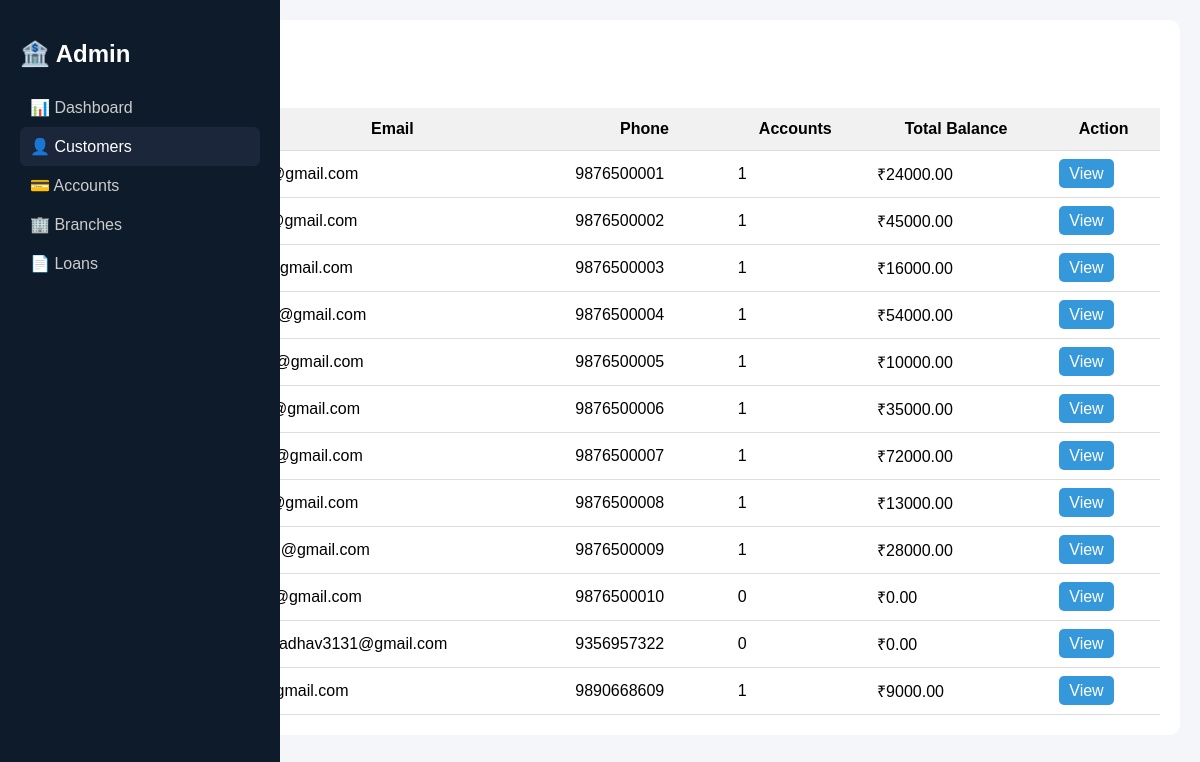
Screenshot of /mybank/customers.php with the database file from the repository.
### tables this page shows
CREATE TABLE `customers` (
  `customer_id` int(11) NOT NULL,
  `full_name` varchar(100) NOT NULL,
  `email` varchar(100) NOT NULL,
  `phone` varchar(15) NOT NULL,
  `created_at` timestamp NOT NULL DEFAULT current_timestamp(),
  `address` varchar(255) DEFAULT NULL,
  `dob` date DEFAULT NULL
);

### mybank/customers.php (the view, shortened to what this page needs)
<?php
$conn = new mysqli("localhost", "root", "", "mybank");
$sql = "SELECT
            c.customer_id,
            c.full_name,
            c.email,
            c.phone,
            COUNT(a.account_id) AS total_accounts,
            IFNULL(SUM(a.balance),0) AS total_balance
        FROM customers c
        LEFT JOIN accounts a ON c.customer_id = a.customer_id
        GROUP BY c.customer_id";
$result = $conn->query($sql);
?>
<!DOCTYPE html>
<html>
<head>
</head>
<body>
<div class="container">
<div class="sidebar">
    <h2>🏦 Admin</h2>
    <a href="admin_dashboard.php" >📊 Dashboard</a>
    <a href="customers.php" class="active">👤 Customers</a>
    <a href="accounts.php">💳 Accounts</a>
    <a href="branches.php">🏢 Branches</a>
    <a href="loans.php">📄 Loans</a>
</div>
<div class="main">
<div class="card">
<h2>Customers</h2>
<table>
<tr>
    <th>Name</th>
    <th>Email</th>
    <th>Phone</th>
    <th>Accounts</th>
    <th>Total Balance</th>
    <th>Action</th>
</tr>
<?php while($row = $result->fetch_assoc()): ?>
<tr>
    <td><?php echo $row['full_name']; ?></td>
    <td><?php echo $row['email']; ?></td>
    <td><?php echo $row['phone']; ?></td>
    <td><?php echo $row['total_accounts']; ?></td>
    <td>₹<?php echo $row['total_balance']; ?></td>
    <td>
        <a href="customers_view.php?id=<?php echo $row['customer_id']; ?>" class="view-btn">View</a>
    </td>
</tr>
<?php endwhile; ?>
</table>
</div>
</div>
</div>
</body>
</html>

### mybank/customers.php (style rules this page uses)
body { margin:0; font-family:Arial; background:#f4f6f9; }
.container { display:flex; }
.sidebar { width:240px; background:#0d1b2a; color:white; height:100vh; padding:20px; position: fixed; top: 0; left: 0; bottom: 0 }
.sidebar a { display:block; color:#ccc; padding:10px; text-decoration:none; border-radius:6px; }
.sidebar a.active, .sidebar a:hover { background:#1b263b; color:white; }
.main { flex:1; padding:20px; }
.card { background:#fff; padding:20px; border-radius:10px; }
table { width:100%; border-collapse:collapse; }
th, td { padding:12px; border-bottom:1px solid #ddd; }
th { background:#f1f1f1; }
.view-btn { background:#3498db; color:white; padding:6px 10px; text-decoration:none; border-radius:5px; }

### rows the page displays
customers: email "rahul@gmail.com", phone "9876500001", total_accounts "1", total_balance "24000.00"
customers: email "priya@gmail.com", phone "9876500002", total_accounts "1", total_balance "45000.00"
customers: email "amit@gmail.com", phone "9876500003", total_accounts "1", total_balance "16000.00"
customers: email "sneha@gmail.com", phone "9876500004", total_accounts "1", total_balance "54000.00"
customers: email "rohan@gmail.com", phone "9876500005", total_accounts "1", total_balance "10000.00"
customers: email "anjali@gmail.com", phone "9876500006", total_accounts "1", total_balance "35000.00"
customers: email "karan@gmail.com", phone "9876500007", total_accounts "1", total_balance "72000.00"
customers: email "neha@gmail.com", phone "9876500008", total_accounts "1", total_balance "13000.00"
customers: email "vikram@gmail.com", phone "9876500009", total_accounts "1", total_balance "28000.00"
customers: email "pooja@gmail.com", phone "9876500010", total_accounts "0", total_balance "0.00"
customers: email "sohinijadhav3131@gmail.com", phone "9356957322", total_accounts "0", total_balance "0.00"
customers: email "tina@gmail.com", phone "9890668609", total_accounts "1", total_balance "9000.00"
